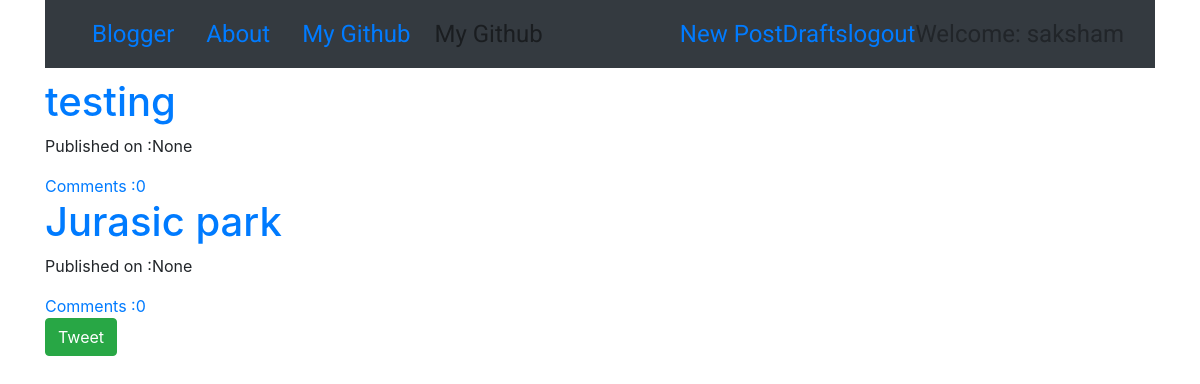
Page /drafts/ (signed in) on the committed database.
### blog/models.py (models this page shows, shortened)
class Post(models.Model):
    author = models.ForeignKey('auth.User',on_delete=models.CASCADE)
    title = models.CharField(max_length=200)
    text = models.TextField()
    created_date = models.DateTimeField(default=timezone.now)
    published_date = models.DateTimeField(null=True,blank=True)
    def approve_comment(self):
        return self.comments.filter(approved_comment=True)

### blog/views.py (the view)
# urls.py: re_path(r'drafts/$',views.DraftListView.as_view(),name='post_draft_list'),
class DraftListView(LoginRequiredMixin,ListView):
    login_url = '/login/'
    redirect_field_name = 'blog/post_list.html'
    model = Post
    def get_queryset(self):
        return Post.objects.filter(published_date__isnull=True).order_by('created_date')

### blog/templates/blog/post_list.html
{% extends "blog/base.html" %}
{% block content%}
<div class="centerstage">
  {% for post in post_list %}
  <div class="post">
    <h1><a href="{% url 'post_detail' pk=post.pk%}"> {{post.title}} </a></h1>
    <div class="date">
      <p>Published on :{{post.published_date}}</p>
    </div>
    <a href="{% url 'post_detail' pk=post.pk %}">Comments :{{ post.approve_comment.count }}</a>
  </div>
  {% endfor %}
</div>
{% endblock %}

### blog/templates/blog/base.html (shortened to what this page needs)
<!DOCTYPE html>
{% load staticfiles %}
<html lang="en" dir="ltr">
  <head>
   <link rel="stylesheet" href="https://stackpath.bootstrapcdn.com/bootstrap/4.2.1/css/bootstrap.min.css">
<link rel="stylesheet" href="//cdn.jsdelivr.net/npm/medium-editor@latest/dist/css/medium-editor.min.css" type="text/css" media="screen" charset="utf-8">
    <link rel="stylesheet" href="{% static 'css/blog.css'%}">
  </head>
  <body>
    <div class="container">
      <nav class="navbar navbar-expand-lg navbar-light bg-dark techfont custom-nabvar mr-auto ">
        <div class="container">
          <a class="nav-link" class="navbar-brand bigbrand" href="{% url 'post_list' %}">Blogger</a>
          <a class="nav-link" href="{% url  'about' %}">About</a>
          <a class="nav-link" href="https://github.com/saksham22/">My Github</a>
          <ul class="navbar-nav mr-auto">
            <li class="nav-item"><a class="nav-link" href="https://github.com/saksham22/">My Github</a></li>
          </ul>
        <ul class="navbar-nav ">
            {%if user.is_authenticated%}
            <li><a href="{% url 'post_view'%}">New Post</a></li>
            <li><a href="{% url 'post_draft_list' %}">Drafts</a></li>
            <li><a href="{% url 'logout' %}">logout</a></li>
            <li><a>Welcome: {{ user.username }}</a></li>
            {%else%}
            <li><a href="{%url 'login' %}"><span class="glyphicon glyphicon-user"></span> Login</a></li>
            {% endif %}
        </div>
      </nav>
    </div>
<div class="container">
{% block content%}{% endblock %}
</div>
{%if user.is_authenticated%}
<div class="container">
        <a href="{%url 'tweet' %}"><button type="submit" class="btn btn-success loader" >Tweet</button></a>
</div>
{% endif %}
  </body>
</html>

### blog/static/css/blog.css (style rules this page uses)
.techfont { font-family: 'Roboto', sans-serif; font-size: 1.5em; margin-bottom: 10px; }
.centerstage { margin-left: auto; margin-right: auto; }
.loader { filter:hue-rotate(0deg); color: linear-gradient(45deg,#0f8,#08f); animation:hue 5000ms infinite linear; }

### rows in the picture
Post: title "testing", published_date "None", approve_comment.count "0"
Post: title "Jurasic park", published_date "None", approve_comment.count "0"

### other values in the picture
{{ user.username }} "saksham"
